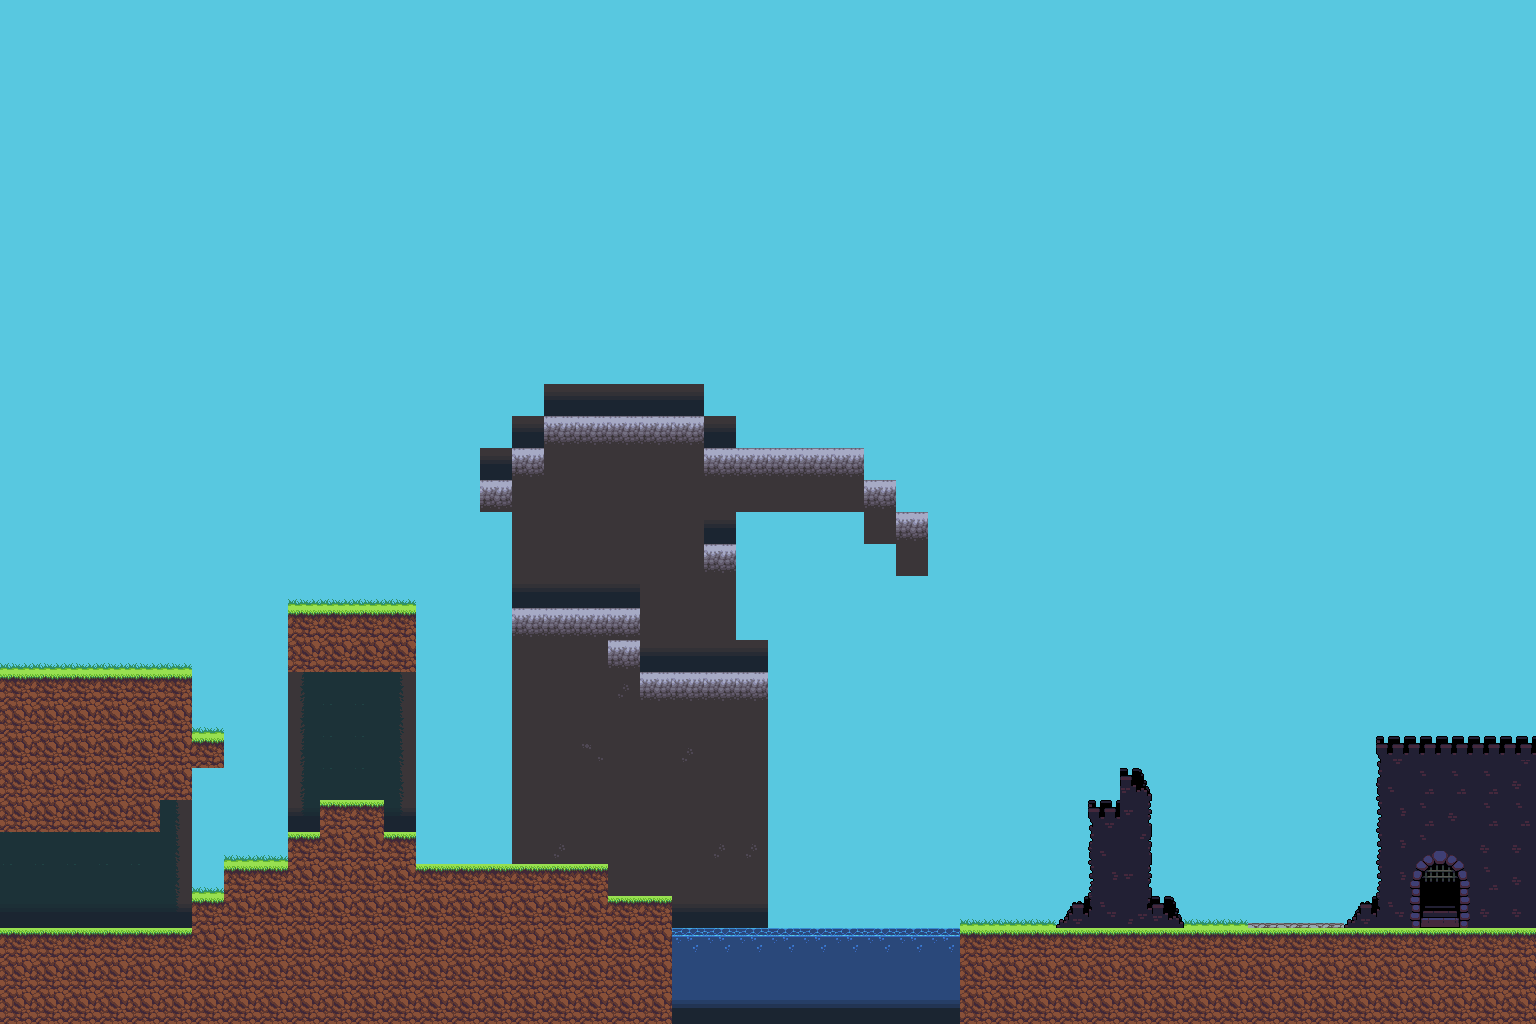

The image is a tile-based game level rendered from a .tmx file. Its description and source (layers, tilesets, objects; grid data summarised) follow:
An orthogonal 48x32 tile map with 32x32 px tiles, 2 tile layers (Background, Foreground), 8 tilesets and 3 objects (2x Reptile, BubbleL2).

<map version="1.0" orientation="orthogonal" renderorder="right-down" width="48" height="32" tilewidth="32" tileheight="32" nextobjectid="17">
 <tileset firstgid="1" name="phase-2" tilewidth="32" tileheight="32" tilecount="350" columns="25">
  <image source="phase-2.png" width="800" height="448" />
  <tile id="26">
   <properties>
    <property name="blocked" value="blocked" />
   </properties>
  </tile>
  <tile id="37">
   <properties>
    <property name="blocked" value="blocked" />
   </properties>
  </tile>
  <tile id="38">
   <properties>
    <property name="blocked" value="" />
   </properties>
  </tile>
  <tile id="226">
   <properties>
    <property name="blocked" value="blocked" />
   </properties>
  </tile>
  <tile id="234">
   <properties>
    <property name="blocked" value="" />
   </properties>
  </tile>
 </tileset>
 <tileset firstgid="351" name="Village_Terrain" tilewidth="32" tileheight="32" tilecount="25" columns="5">
  <image source="platformer_graphics_IMakeGames/platformer_graphics_IMakeGames/OPP Assets/Tiles/Village/Village_Terrain.png" width="160" height="160" />
  <tile id="2">
   <properties>
    <property name="death" value="" />
   </properties>
  </tile>
  <tile id="4">
   <properties>
    <property name="victory" value="" />
   </properties>
  </tile>
  <tile id="9">
   <properties>
    <property name="victory" value="" />
   </properties>
  </tile>
  <tile id="10">
   <properties>
    <property name="blocked" value="" />
   </properties>
  </tile>
  <tile id="11">
   <properties>
    <property name="blocked" value="" />
   </properties>
  </tile>
  <tile id="12">
   <properties>
    <property name="blocked" value="" />
   </properties>
  </tile>
  <tile id="13">
   <properties>
    <property name="bubble2" value="" />
   </properties>
  </tile>
 </tileset>
 <tileset firstgid="376" name="oppcastle-mod-tiles" tilewidth="32" tileheight="32" tilecount="165" columns="15">
  <image source="oppcastle-mod-tiles.png" width="480" height="352" />
 </tileset>
 <tileset firstgid="541" name="COLLIDE SKY" tilewidth="32" tileheight="32" tilecount="25" columns="5">
  <image source="Village_Terrain.png" width="160" height="160" />
  <tile id="2">
   <properties>
    <property name="blocked" value="" />
   </properties>
  </tile>
  <tile id="4">
   <properties>
    <property name="death" value="" />
   </properties>
  </tile>
 </tileset>
 <tileset firstgid="566" name="bubble-sheet" tilewidth="48" tileheight="48" tilecount="6" columns="6">
  <image source="bubble-sheet.png" width="288" height="48" />
 </tileset>
 <tileset firstgid="572" name="Tentacle-Sheet" tilewidth="64" tileheight="128" tilecount="10" columns="10">
  <image source="Tentacle-Sheet.png" width="640" height="128" />
 </tileset>
 <tileset firstgid="582" name="enemy1" tilewidth="64" tileheight="32" tilecount="6" columns="6">
  <image source="enemy1.png" width="384" height="32" />
 </tileset>
 <tileset firstgid="588" name="phase-2" tilewidth="32" tileheight="32" tilecount="350" columns="25">
  <image source="phase-2.png" width="800" height="448" />
  <tile id="259">
   <properties>
    <property name="prompt" value="" />
   </properties>
  </tile>
 </tileset>
 <layer name="Background" width="48" height="32">
  <data>[1536 cells, 1536 non-empty, 34 distinct tile ids]</data>
 </layer>
 <objectgroup name="BubbleLayer">
  <object id="1" name="BubbleL2" gid="566" x="615" y="897" width="48" height="48" />
 </objectgroup>
 <objectgroup name="Layer1" offsetx="-1" offsety="0">
  <object id="11" name="Reptile" gid="582" x="431" y="862" width="64" height="32" />
 </objectgroup>
 <objectgroup name="Layer2">
  <object id="3" name="Reptile" gid="582" x="2" y="664" width="64" height="32" />
 </objectgroup>
 <objectgroup name="Layer3" />
 <objectgroup name="Layer4" />
 <layer name="Foreground" width="48" height="32">
  <data>[1536 cells, 72 non-empty, 24 distinct tile ids]</data>
 </layer>
</map>
